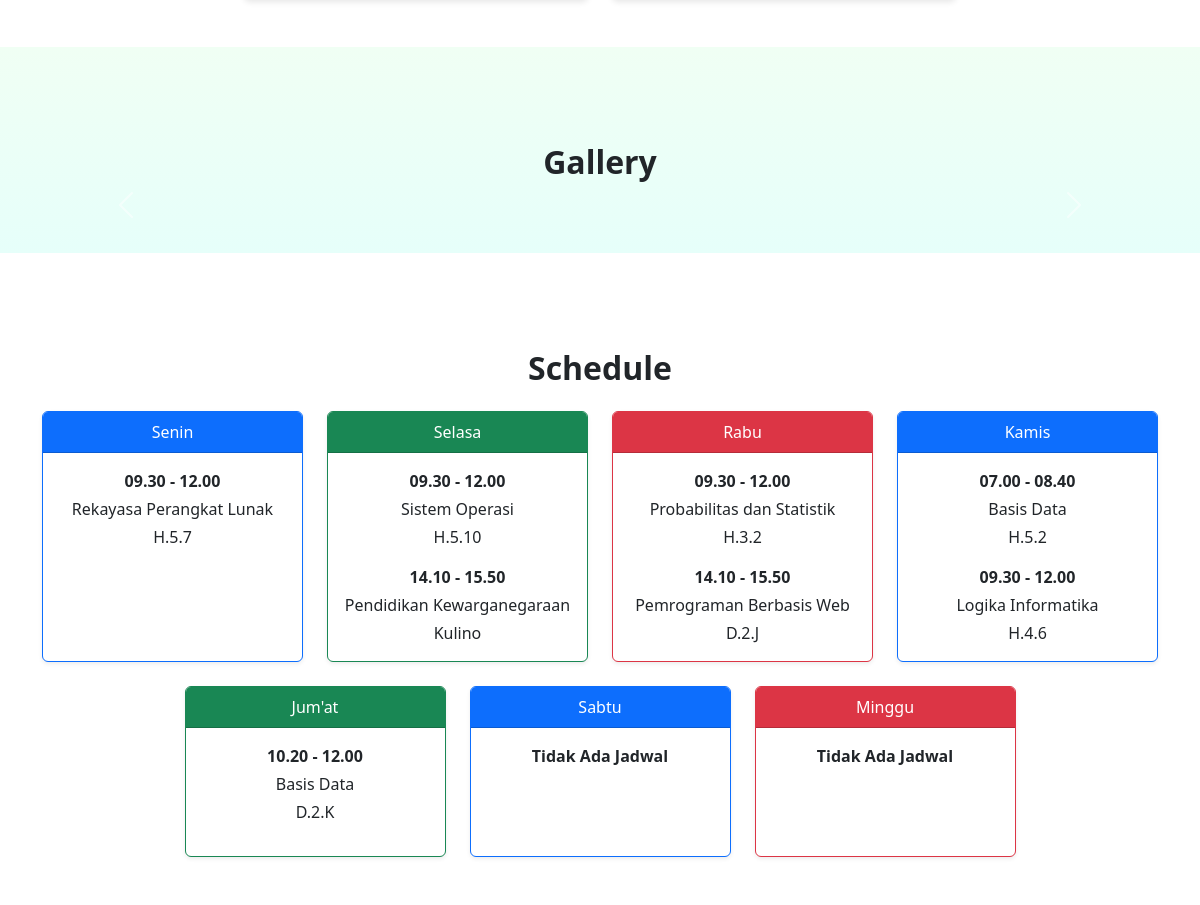
Before: / (middle part) with the older database file.
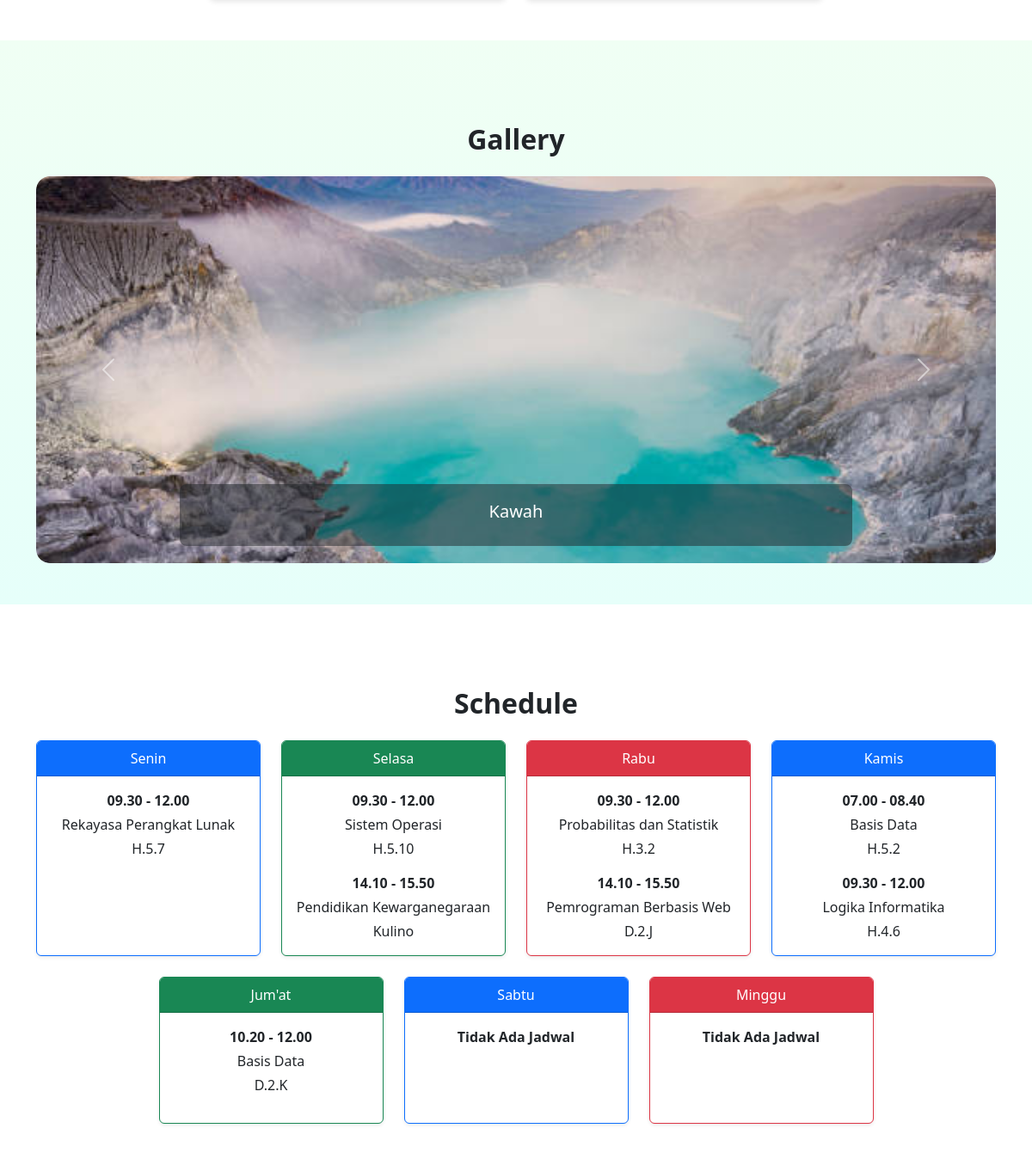
After: the same page with the newer database file.
### tables this page shows
CREATE TABLE `gallery` (
  `id` int(11) NOT NULL,
  `judul` text NOT NULL,
  `isi` text NOT NULL,
  `gambar` text NOT NULL,
  `tanggal` datetime NOT NULL,
  `username` varchar(50) NOT NULL
);

### index.php (the view, shortened to what this page needs)
<?php
include "koneksi.php";
?>
<!doctype html>
<html lang="en">
  <head>
    <link href="https://cdn.jsdelivr.net/npm/bootstrap@5.3.8/dist/css/bootstrap.min.css" rel="stylesheet">
  </head>
  <body class="pt-5">
 <section id="article" class="article text-center p-5">
 </section>
<section id="gallery" class="gallery py-5 bg-light">
  <div class="container mt-5">
    <h2 class="text-center fw-bold mb-4">Gallery</h2>
    <?php
    $sql = "SELECT * FROM gallery ORDER BY id DESC";
    $hasil = $conn->query($sql);
    ?>
    <div id="galleryCarousel" class="carousel slide" data-bs-ride="false">
      <div class="carousel-inner rounded-4">
        <?php
        $active = "active";
        while ($row = $hasil->fetch_assoc()) {
        ?>
          <div class="carousel-item <?= $active; ?>">
            <img
              src="image/<?= $row['gambar']; ?>"
              class="d-block w-100"
              alt="<?= $row['judul']; ?>"
            >
            <?php if (!empty($row['judul'])) { ?>
            <div class="carousel-caption d-none d-md-block bg-dark bg-opacity-50 rounded-3">
              <h5><?= $row['judul']; ?></h5>
            </div>
            <?php } ?>
          </div>
        <?php
          $active = "";
        }
        ?>
      </div>
      <button class="carousel-control-prev" type="button" data-bs-target="#galleryCarousel" data-bs-slide="prev">
        <span class="carousel-control-prev-icon"></span>
      </button>
      <button class="carousel-control-next" type="button" data-bs-target="#galleryCarousel" data-bs-slide="next">
        <span class="carousel-control-next-icon"></span>
      </button>
    </div>
  </div>
</section>
<section id="schedule" class="schedule py-5">
  <div class="container">
    <h2 class="text-center mt-5 mb-4 fw-bold">Schedule</h2>
    <div class="row g-4 justify-content-center">
      <div class="col-md-3 d-flex">
        <div class="card w-100 h-100 shadow-sm border border-primary">
          <div class="card-header bg-primary text-white text-center">
            Senin
          </div>
          <div class="card-body text-center">
            <p class="fw-bold mb-1">09.30 - 12.00</p>
            <p class="mb-1">Rekayasa Perangkat Lunak</p>
            <p class="mb-3">H.5.7</p>
          </div>
        </div>
      </div>
      <div class="col-md-3 d-flex">
        <div class="card w-100 h-100 shadow-sm border border-success">
          <div class="card-header bg-success text-white text-center">
            Selasa
          </div>
          <div class="card-body text-center">
            <p class="fw-bold mb-1">09.30 - 12.00</p>
            <p class="mb-1">Sistem Operasi</p>
            <p class="mb-3">H.5.10</p>
            <p class="fw-bold mb-1">14.10 - 15.50</p>
            <p class="mb-1">Pendidikan Kewarganegaraan</p>
            <p class="mb-0">Kulino</p>
          </div>
        </div>
      </div>
      <div class="col-md-3 d-flex">
        <div class="card w-100 h-100 shadow-sm border border-danger">
          <div class="card-header bg-danger text-white text-center">
            Rabu
          </div>
          <div class="card-body text-center">
            <p class="fw-bold mb-1">09.30 - 12.00</p>
            <p class="mb-1">Probabilitas dan Statistik</p>
            <p class="mb-3">H.3.2</p>
            <p class="fw-bold mb-1">14.10 - 15.50</p>
            <p class="mb-1">Pemrograman Berbasis Web</p>
            <p class="mb-0">D.2.J</p>
          </div>
        </div>
      </div>
      <div class="col-md-3 d-flex">
        <div class="card w-100 h-100 shadow-sm border border-primary">
          <div class="card-header bg-primary text-white text-center">
            Kamis
          </div>
          <div class="card-body text-center">
            <p class="fw-bold mb-1">07.00 - 08.40</p>
            <p class="mb-1">Basis Data</p>
            <p class="mb-3">H.5.2</p>
            <p class="fw-bold mb-1">09.30 - 12.00</p>
            <p class="mb-1">Logika Informatika</p>
            <p class="mb-0">H.4.6</p>
          </div>
        </div>
      </div>
      <div class="col-md-3 d-flex">
        <div class="card w-100 h-100 shadow-sm border border-success">
          <div class="card-header bg-success text-white text-center">
            Jum'at
          </div>
          <div class="card-body text-center">
            <p class="fw-bold mb-1">10.20 - 12.00</p>
            <p class="mb-1">Basis Data</p>
            <p class="mb-3">D.2.K</p>
          </div>
        </div>
      </div>
      <div class="col-md-3 d-flex">
        <div class="card w-100 h-100 shadow-sm border border-primary">
          <div class="card-header bg-primary text-white text-center">
            Sabtu
          </div>
          <div class="card-body text-center">
            <p class="fw-bold mb-0">Tidak Ada Jadwal</p>
          </div>
        </div>
      </div>
      <div class="col-md-3 d-flex justify-content-center">
        <div class="card w-100 h-100 shadow-sm border border-danger">
          <div class="card-header bg-danger text-white text-center">
            Minggu
          </div>
          <div class="card-body text-center">
            <p class="fw-bold mb-0">Tidak Ada Jadwal</p>
          </div>
        </div>
      </div>
    </div>
  </div>
</section>
  </body>
</html>

### index.php (style rules this page uses)
.hero, .gallery, .about-me { background: linear-gradient(180deg, #f0fff4 0%, #e6fffa 100%); }
.card { border: none; box-shadow: 0 3px 6px rgba(0, 0, 0, 0.1); transition: transform 0.3s ease, box-shadow 0.3s ease; }
.carousel-inner img { height: 450px; width: 100%; object-fit: cover; border-radius: 15px; }

Changed rows visible on the page:
added gallery: gambar (picture), judul "Kawah"
